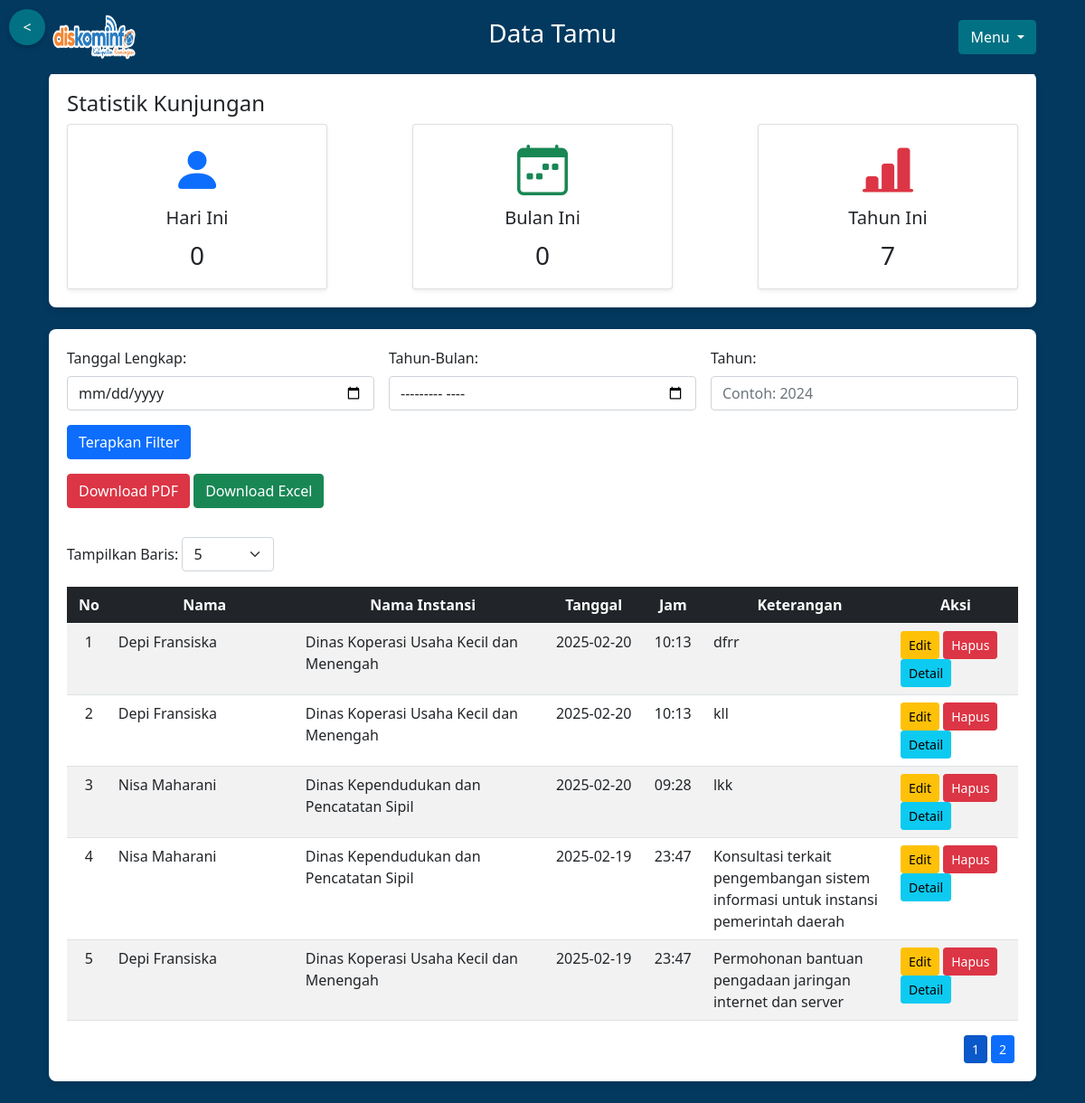
Screenshot of /daftar_tamu (signed in) with the database file from the repository.
### app.py (models this page shows, shortened)
class Tamu(db.Model):
    __tablename__ = 'tamu'
    id = db.Column(db.Integer, primary_key=True)
    nama = db.Column(db.String(100), nullable=False)
    email = db.Column(db.String(50), nullable=True)
    alamat = db.Column(db.Text, nullable=False)
    nomor_hp = db.Column(db.String(15), nullable=False)
    face_encoding = db.Column(db.Text, nullable=True)

class Visit(db.Model):
    __tablename__ = 'visit'
    id = db.Column(db.Integer, primary_key=True)
    tamu_id = db.Column(db.Integer, db.ForeignKey('tamu.id'), nullable=False)
    nama_instansi = db.Column(db.String(100), nullable=True)
    tanggal = db.Column(db.Date, nullable=False, default=datetime.today().date)
    jam = db.Column(db.Time, nullable=False, default=datetime.now().time)
    pesan = db.Column(db.Text, nullable=False)
    tamu = db.relationship('Tamu', backref='visits')

### app.py (the view, shortened to what this page needs)
@app.route("/daftar_tamu")
def daftar_tamu():
    if not session.get("admin_logged_in"):
        return redirect(url_for("login"))
    full_date = request.args.get('full_date')  # Format YYYY-MM-DD
    year_month = request.args.get('year_month')  # Format YYYY-MM
    year = request.args.get('year') # Tanggal dalam format YYYY-MM-DD
    query = db.session.query(Tamu, Visit).join(Visit, Tamu.id == Visit.tamu_id)
    if full_date:  # Jika tanggal lengkap tersedia
        try:
            query = query.filter(Visit.tanggal == full_date)
        except ValueError:
            return "Format tanggal lengkap tidak valid", 400
    elif year:  # Jika hanya tahun tersedia
        try:
            year = int(year)
            query = query.filter(func.extract('year', Visit.tanggal) == int(year))
        except ValueError:
            return "Format tahun tidak valid", 400
    kunjungan = query.order_by(Visit.tanggal.desc(), Visit.jam.desc()).all()
    kunjungan_harian = db.session.query(func.count(Visit.id)).filter(
        func.date(Visit.tanggal) == func.current_date()
    ).scalar()
    kunjungan_bulanan = db.session.query(func.count(Visit.id)).filter(
        func.extract('month', Visit.tanggal) == datetime.today().month,
        func.extract('year', Visit.tanggal) == datetime.today().year
    ).scalar()
    kunjungan_tahunan = db.session.query(func.count(Visit.id)).filter(
        func.extract('year', Visit.tanggal) == datetime.today().year
    ).scalar()
    filter_title = " "  # Default jika tidak ada filter
    if full_date:
        filter_title = f"Tanggal: {full_date}"
    elif year_month:
        filter_title = f"Bulan: {year_month}"
    elif year:
        filter_title = f"Tahun: {year}"
    return render_template(
        'daftar_tamu.html',
        kunjungan=kunjungan,
        date=full_date,
        filter_title=filter_title,
        request=request,
        kunjungan_harian=kunjungan_harian,
        kunjungan_bulanan=kunjungan_bulanan,
        kunjungan_tahunan=kunjungan_tahunan
    )

### templates/daftar_tamu.html (shortened to what this page needs)
<!DOCTYPE html>
<html lang="en">
<head>
    <link href="https://cdn.jsdelivr.net/npm/bootstrap@5.3.0-alpha3/dist/css/bootstrap.min.css" rel="stylesheet">
    <link href="https://cdn.jsdelivr.net/npm/bootstrap-icons/font/bootstrap-icons.css" rel="stylesheet">
    <link rel="stylesheet" href="{{ url_for('static', filename='css/styles.css') }}">
    <link rel="stylesheet" href="{{ url_for('static', filename='bootstrap/css/bootstrap.min.css') }}">
    <link rel="stylesheet" href="{{ url_for('static', filename='bootstrap-icons/css/bootstrap-icons.css') }}">
</head>
<body class="daftar_tamu_body">
    <header class="bg-dark text-white p-3 fixed-top" style="background-color: #03395f !important;">
        <div class="container d-flex justify-content-between align-items-center">
            <a href="{{ url_for('home') }}" class="back-btn">&lt;</a>
            <img src="{{ url_for('static', filename='images/LogoDiskominfostroke.png') }}" alt="Diskominfo Logo" class="me-2">
            <h1 class="h3">Data Tamu</h1>
            <nav>
                <div class="dropdown">
                    <button class="btn btn-secondary dropdown-toggle" type="button" id="dropdownMenuButton" data-bs-toggle="dropdown" aria-expanded="false">
                        Menu
                    </button>
                </div>
            </nav>
        </div>
    </header>
    <main class="container mt-4" style="margin-top: 70px !important;">
        <section class="mb-4 daftartamu_section">
            <h4>Statistik Kunjungan</h2>
            <div class="d-flex justify-content-between">
                <div class="card text-center shadow-sm" style="width: 18rem;">
                    <div class="card-body">
                        <i class="bi bi-person-fill display-4 text-primary"></i>
                        <h5 class="card-title mt-2">Hari Ini</h5>
                        <p class="card-text fs-3">{{ kunjungan_harian }}</p>
                    </div>
                </div>
                <div class="card text-center shadow-sm" style="width: 18rem;">
                    <div class="card-body">
                        <i class="bi bi-calendar-week display-4 text-success"></i>
                        <h5 class="card-title mt-2">Bulan Ini</h5>
                        <p class="card-text fs-3">{{ kunjungan_bulanan }}</p>
                    </div>
                </div>
                <div class="card text-center shadow-sm" style="width: 18rem;">
                    <div class="card-body">
                        <i class="bi bi-bar-chart-line-fill display-4 text-danger"></i>
                        <h5 class="card-title mt-2">Tahun Ini</h5>
                        <p class="card-text fs-3">{{ kunjungan_tahunan }}</p>
                    </div>
                </div>
            </div>
        </section>
        <section>
            <section class="mb-4 daftartamu_section2">
                <form method="get" action="{{ url_for('daftar_tamu') }}" class="row g-3" id="filterForm">
                    <div class="col-md-4">
                        <label for="full_date" class="form-label">Tanggal Lengkap:</label>
                        <input type="date" id="full_date" name="full_date" class="form-control" value="{{ full_date or '' }}">
                    </div>
                    <div class="col-md-4">
                        <label for="year_month" class="form-label">Tahun-Bulan:</label>
                        <input type="month" id="year_month" name="year_month" class="form-control" value="{{ year_month or '' }}">
                    </div>
                    <div class="col-md-4">
                        <label for="year" class="form-label">Tahun:</label>
                        <input type="number" id="year" name="year" class="form-control" min="1900" max="2100" value="{{ year or '' }}" placeholder="Contoh: 2024">
                    </div>
                    <div class="col-md-12 d-flex align-items-end">
                        <button id="terapkan_filter" type="submit" class="btn btn-primary">Terapkan Filter</button>
                    </div>
                    <div class="mb-3">
                        <button id="downloadPdf" class="btn btn-danger" data-filter-title="{{ filter_title }}">Download PDF</button>
                        <button id="downloadExcel" class="btn btn-success">Download Excel</button>
                    </div>
                    <div class="mb-3">
                        <label for="rowsPerPage" class="form-label">Tampilkan Baris:</label>
                        <select id="rowsPerPage" class="form-select" style="width: auto; display: inline-block;">
                            <option value="5">5</option>
                        </select>
                    </div>
                </form>
                {% if kunjungan %}
                <div class="table-responsive">
                    <table class="table table-striped table-hover">
                        <thead class="table-dark">
                            <tr>
                                <th style="width: 3%;">No</th>
                                <th style="width: 15%;">Nama</th>
                                <th style="width: 20%;">Nama Instansi</th>
                                <th style="width: 7%;">Tanggal</th>
                                <th style="width: 5%;">Jam</th>
                                <th style="width: 15%;">Keterangan</th>
                                <th style="width: 10%;">Aksi</th>
                            </tr>
                        </thead>
                        <tbody>
                            {% for tamu, visit in kunjungan %}
                            <tr>
                                <td class="nomor_index">{{ loop.index }}</td>
                                <td>{{ tamu.nama }}</td>
                                <td>{{ visit.nama_instansi }}</td>
                                <td class="tanggal_kunjungan">{{ visit.tanggal }}</td>
                                <td class="jam_kunjungan">{{ visit.jam.strftime('%#H:%#M') }}</td>
                                <td>{{ visit.pesan }}</td>
                                <td>
                                    <a href="{{ url_for('edit_tamu', id=tamu.id) }}" class="btn btn-sm btn-warning">Edit</a>
                                    <a href="#"
                                        class="btn btn-sm btn-danger delete-button"
                                        data-id="{{ tamu.id }}">
                                        Hapus
                                    </a>
                                    <a href="{{ url_for('detail_tamu', id=tamu.id) }}" class="btn btn-sm btn-info">Detail</a>
                                </td>
                            </tr>
                            {% endfor %}
                        </tbody>
                    </table>
                    <div id="pagination" class="d-flex justify-content-end mt-3"></div>
                    {% else %}
                        <p class="alert alert-warning">Tidak ada tamu untuk tanggal yang dipilih.</p>
                    {% endif %}
                </div>
            </section>
        </section>
    </main>
</body>
</html>

### static/css/styles.css (style rules this page uses)
.daftar_tamu_body { background-color: #03395f; padding-top: 10px; }
.daftartamu_section { max-width: 100%; margin: 20px auto 5px; background: white; padding: 20px; border-radius: 8px; box-shadow: 0 4px 6px rgba(0, 0, 0, 0.1); }
.daftartamu_section2 { max-width: 100%; margin: 5px auto 20px; background: white; padding: 20px; border-radius: 8px; box-shadow: 0 4px 6px rgba(0, 0, 0, 0.1); }
.back-btn { position: fixed; top: 10px; left: 10px; width: 40px; height: 40px; border-radius: 50%; background-color: #027184; color: white; display: flex; justify-content: center; align-items: center; text-decoration: none; box-shadow: 0 2px 5px rgba(0, 0, 0, 0.2); }
img { width: 100px; height: 50px; }
.dropdown button, .dropdown ul { background-color: #027184; border-color: #027184; }
thead, .nomor_index, .tanggal_kunjungan, .jam_kunjungan { text-align: center; }

### rows the page displays
Tamu: nama "Depi Fransiska", nama_instansi "Dinas Koperasi Usaha Kecil dan Menengah", tanggal "2025-02-20", jam "10:13", pesan "dfrr"
Tamu: nama "Depi Fransiska", nama_instansi "Dinas Koperasi Usaha Kecil dan Menengah", tanggal "2025-02-20", jam "10:13", pesan "kll"
Tamu: nama "Nisa Maharani", nama_instansi "Dinas Kependudukan dan Pencatatan Sipil", tanggal "2025-02-20", jam "09:28", pesan "lkk"
Tamu: nama "Nisa Maharani", nama_instansi "Dinas Kependudukan dan Pencatatan Sipil", tanggal "2025-02-19", jam "23:47", pesan "Konsultasi terkait pengembangan sistem informasi untuk instansi pemerintah daerah"
Tamu: nama "Depi Fransiska", nama_instansi "Dinas Koperasi Usaha Kecil dan Menengah", tanggal "2025-02-19", jam "23:47", pesan "Permohonan bantuan pengadaan jaringan internet dan server"

### other values shown
{{ kunjungan_harian }} "0"
{{ kunjungan_bulanan }} "0"
{{ kunjungan_tahunan }} "7"
